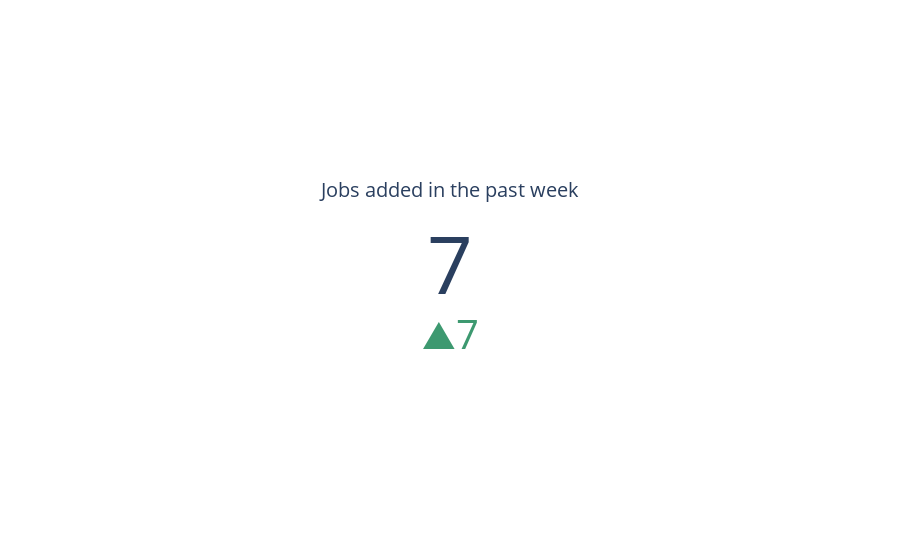

This figure's notebook cell:
### Code cell
# Total count of jobs added total 
kpi_week = go.Figure()
kpi_week.add_trace(go.Indicator(
    mode = 'number+delta',
    value = count_of_jobs_week,
    delta = {'reference' : count_of_jobs_two_weeks},
    title = {'text' : 'Jobs added in the past week'}
))

### Figure 1 — Plotly figure (JSON) as saved in the notebook; plotly's stock layout.template omitted (floating-point values rounded to 4 significant figures)
{"data": [{"delta": {"reference": 0}, "mode": "number+delta", "title": {"text": "Jobs added in the past week"}, "type": "indicator", "value": 7}], "layout": {}}
